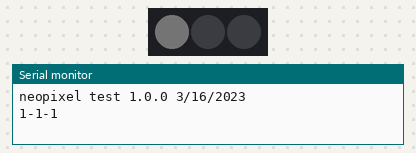
Bench run of a sketch on a simulated Arduino Uno, built with avr-gcc and run on an emulated ATmega328P. Shown: 3 RGB LEDs in strip order, left to right, the last lines printed to the serial monitor. Dim RGB values are drawn brighter than linear; random numbers use the default seed unless the sketch sets one.

Above: at 0.1 s.
At 2.1 s:
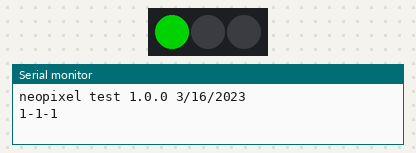
At 5.1 s:
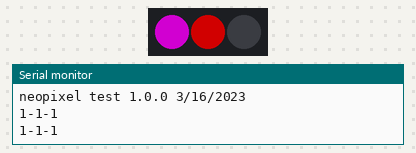
At 8.1 s:
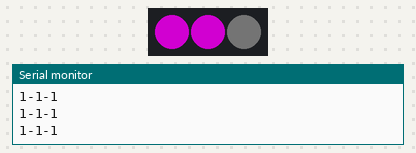
At 11.1 s:
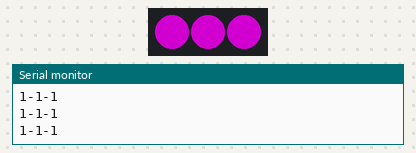
At 38.6 s:
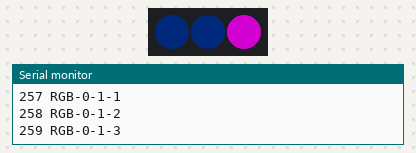
Timing chart, 0 to 40.0 s (numbered marks = the images above):
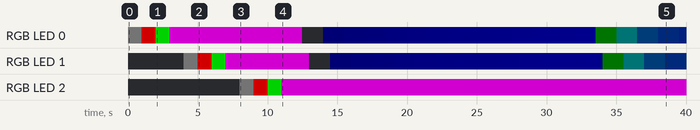

Measured:
- by itself, RGB LED 2: off → RGB(1, 1, 1) at 8.0 s, → RGB(120, 0, 0) 1.0 s later, → RGB(0, 120, 0) 1.0 s later, → RGB(120, 0, 120) 1.0 s later
- by itself, RGB LED 1: off → RGB(1, 1, 1) at 4.0 s, → RGB(120, 0, 0) 1.0 s later, → RGB(0, 120, 0) 1.0 s later, → RGB(120, 0, 120) 1.0 s later, … (22 changes in this stretch)
- by itself, RGB LED 0: off → RGB(1, 1, 1) at 0.00 s, → RGB(120, 0, 0) 1.0 s later, → RGB(0, 120, 0) 1.0 s later, → RGB(120, 0, 120) 1.0 s later, … (23 changes in this stretch)

The sketch:

neopixel_a.ino
```cpp
#include <Adafruit_NeoPixel.h>

///////////////////////////////////////////
char IdString[] = "neopixel test 1.0.0 3/16/2023";

#define PIN 2  // input pin Neopixel is attached to

#define NUMPIXELS 3  // number of neopixels in strip

Adafruit_NeoPixel pixels = Adafruit_NeoPixel(NUMPIXELS, PIN, NEO_GRB + NEO_KHZ800);

int delayval = 500;  // timing delay in milliseconds

int redColor = 0;
int greenColor = 0;
int blueColor = 0;

void setup() {
  Serial.begin(115200);
  Serial.println(IdString);
  // Initialize the NeoPixel library.
  pixels.begin();
  pixels.clear();
}

void loop() {
  setColor();
  pixels.clear();
  pixels.show();

  for (int i = 0; i < NUMPIXELS; i++) {
    // pixels.Color takes RGB values, from 0,0,0 up to 255,255,255
    pixels.setPixelColor(i, pixels.Color(redColor, greenColor, blueColor));
    Serial.print(redColor);
    Serial.print("-");
    Serial.print(greenColor);
    Serial.print("-");
    Serial.println(blueColor);

    // This sends the updated pixel color to the hardware.
    pixels.show();

    // Delay for a period of time (in milliseconds).
    delay(1000);
    pixels.setPixelColor(i, pixels.Color(120, 0, 0));
    pixels.show();
    delay(1000);
    pixels.setPixelColor(i, pixels.Color(0, 120, 0));
    pixels.show();
    delay(1000);
    pixels.setPixelColor(i, pixels.Color(120, 0, 120));
    pixels.show();
    delay(1000);
  }
  int x;
  int y;
  int z;
  uint32_t iColor;

  for (int x = 0; x < 14; x++) {
    for (int y = 0; y < 14; y++) {
      for (int z = 0; z < 14; z++) {
        // pixels.Color takes RGB values, from 0,0,0 up to 255,255,255
        iColor = pixels.Color(x, y, z);

        pixels.setPixelColor(0, x, y, z, 55);
        delay(delayval);
        pixels.show();
        pixels.setPixelColor(1, iColor);
        delay(delayval);
        // This sends the updated pixel color to the hardware.
        pixels.show();

        Serial.print(iColor);
        Serial.print(" RGB-");
        Serial.print(x);
        Serial.print("-");
        Serial.print(y);
        Serial.print("-");
        Serial.println(z);
        // Delay for a period of time (in milliseconds).
        delay(delayval);
      }
    }
  }
}

// setColor()
// picks random values to set for RGB
void setColor() {
  redColor = random(0, 2);
  greenColor = random(0, 2);
  blueColor = random(0, 2);
}
```
